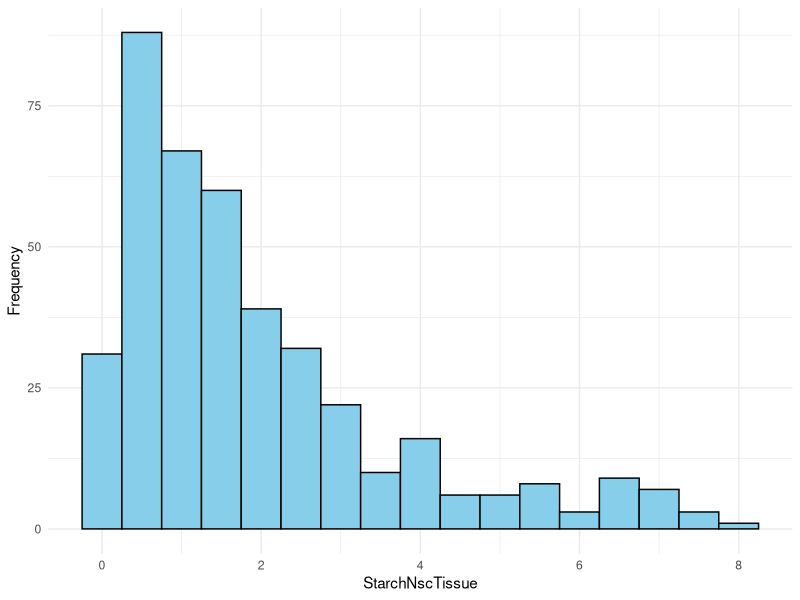
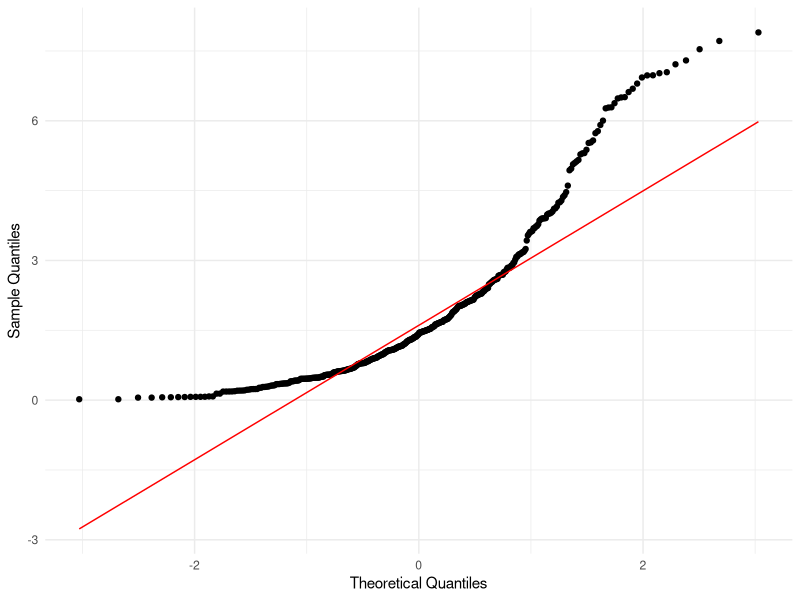
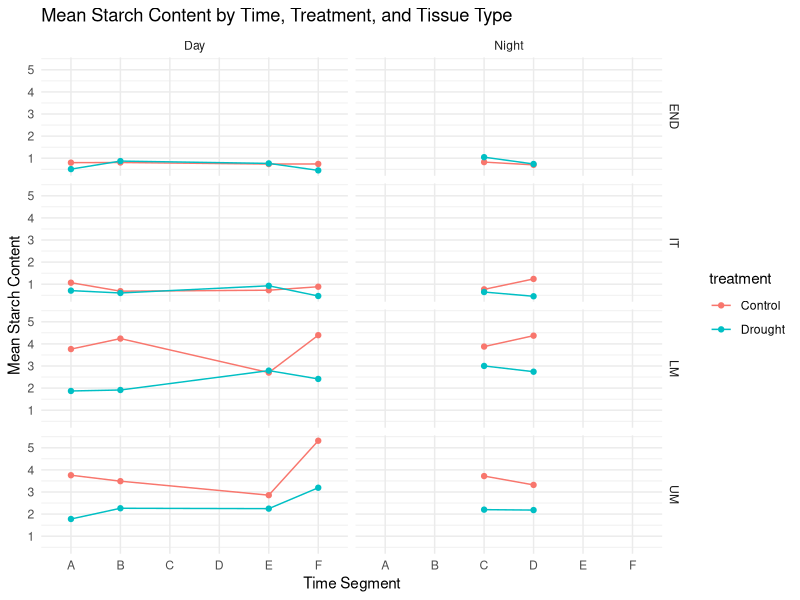
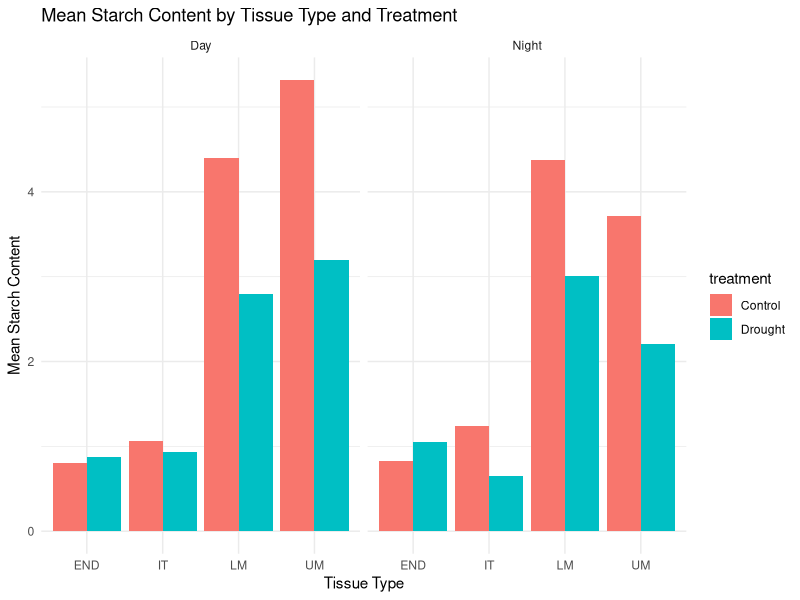
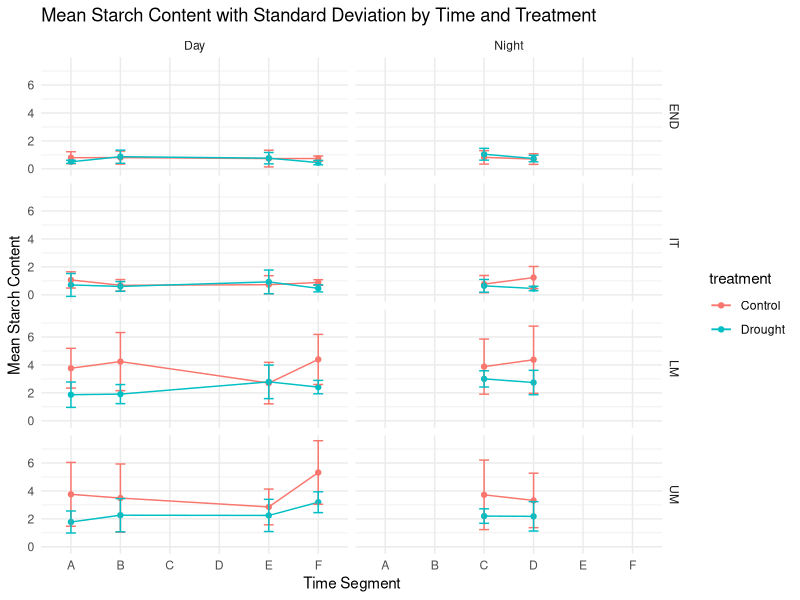
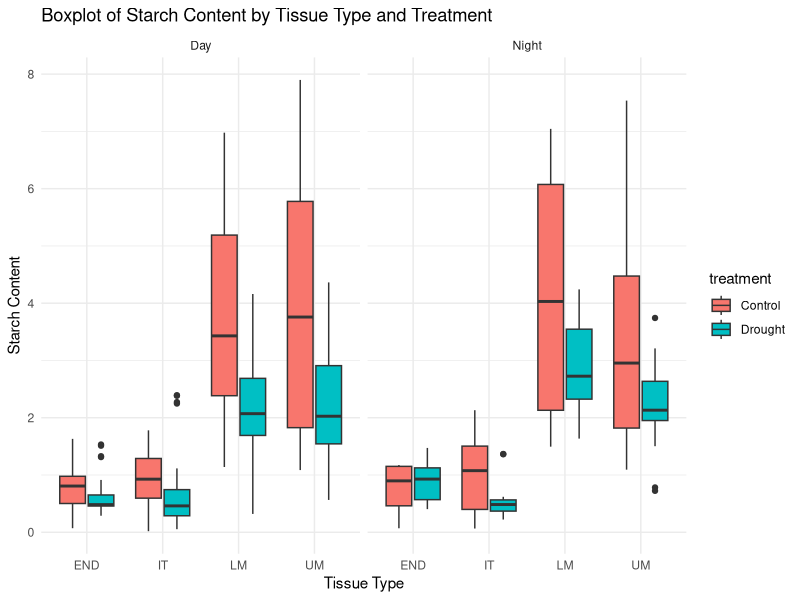
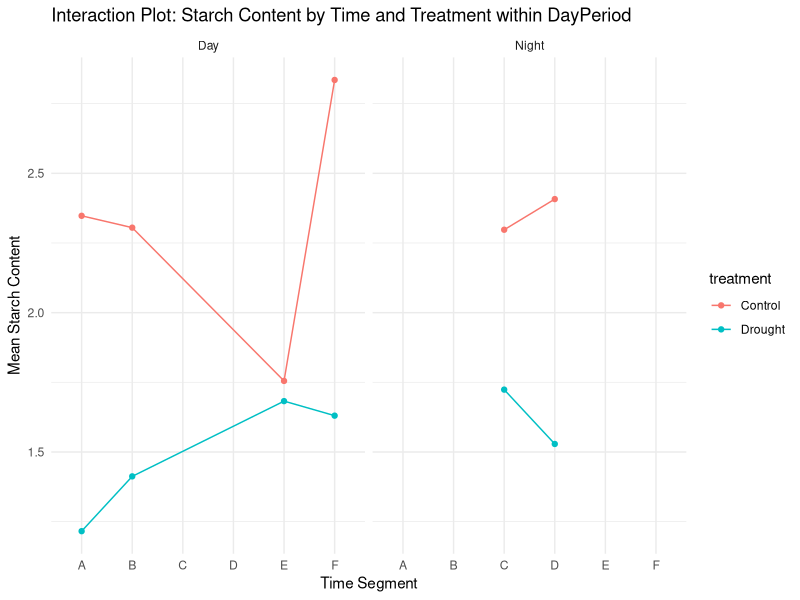

Reproduce these figures in R, in order.
## ---- chunk 1
#| label: data-setup
#| echo: false
#| eval: true
data <- read.csv("data.csv")
## ---- chunk 2
#| label: fig-abbrevstats
#| echo: false
#| eval: true

library(knitr)
library(dplyr)

overall_summary <- data %>%
  summarize(
    Mean = mean(StarchNscTissue, na.rm = TRUE),
    Median = median(StarchNscTissue, na.rm = TRUE),
    SD = sd(StarchNscTissue, na.rm = TRUE),
    Min = min(StarchNscTissue, na.rm = TRUE),
    Max = max(StarchNscTissue, na.rm = TRUE),
    N = n()
  ) %>%
  mutate(Group = "Overall")

# By Location (campagne)
location_summary <- data %>%
  group_by(campagne) %>%
  summarize(
    Mean = mean(StarchNscTissue, na.rm = TRUE),
    Median = median(StarchNscTissue, na.rm = TRUE),
    SD = sd(StarchNscTissue, na.rm = TRUE),
    Min = min(StarchNscTissue, na.rm = TRUE),
    Max = max(StarchNscTissue, na.rm = TRUE),
    N = n()
  ) %>%
  mutate(Group = paste("campagne:", campagne))

# By DayPeriod
dayperiod_summary <- data %>%
  group_by(dayPeriod) %>%
  summarize(
    Mean = mean(StarchNscTissue, na.rm = TRUE),
    Median = median(StarchNscTissue, na.rm = TRUE),
    SD = sd(StarchNscTissue, na.rm = TRUE),
    Min = min(StarchNscTissue, na.rm = TRUE),
    Max = max(StarchNscTissue, na.rm = TRUE),
    N = n()
  ) %>%
  mutate(Group = paste("dayPeriod:", dayPeriod))

# Combine tables
combined_summary <- bind_rows(overall_summary, location_summary, dayperiod_summary) %>%
  arrange(factor(Group, levels = c("Overall", unique(location_summary$Group), unique(dayperiod_summary$Group)))) %>%
  select(Group, N, Mean, Median, SD, Min, Max)

# Display the table
kable(combined_summary, format = "markdown", caption = "Summary statistics of starch content.")
## ---- chunk 3
#| label: fig-normallity
#| echo: false
#| eval: true
#| layout-ncol: 2
#| fig-cap: "Plots used to check normallity assumption."
#| fig-subcap: 
#|  - "Histogram of starch content."
#|  - "Q-Q plot of starch content."
library(ggplot2)

ggplot(data, aes(x = StarchNscTissue)) +
  geom_histogram(binwidth = 0.5, color = "black", fill = "skyblue") +
  labs(
    x = "StarchNscTissue",
    y = "Frequency"
  ) +
  theme_minimal()

ggplot(data, aes(sample = StarchNscTissue)) +
  stat_qq() +
  stat_qq_line(color = "red") +
  labs(
    x = "Theoretical Quantiles",
    y = "Sample Quantiles"
  ) +
  theme_minimal()

## ---- chunk 4
#| label: fig-2-sumstats
#| echo: false
#| fig-cap: "jjj "

data <- read.csv("data.csv")
# Load necessary libraries
library(dplyr)
library(ggplot2)

# Summary statistics for StarchNscTissue by tissue type, treatment, dayPeriod, and time
summary_data <- data %>%
  group_by(tissu, treatment, dayPeriod, time) %>%
  summarize(
    mean_Starch = mean(StarchNscTissue, na.rm = TRUE),
    sd_Starch = sd(StarchNscTissue, na.rm = TRUE),
    median_Starch = median(StarchNscTissue, na.rm = TRUE),
    min_Starch = min(StarchNscTissue, na.rm = TRUE),
    max_Starch = max(StarchNscTissue, na.rm = TRUE),
    n = n()
  )

print(summary_data)

## 1. Line Plot of Mean Starch Content by Time
##This plot shows the trend of mean starch content across time segments for each tissue type and treatment.

ggplot(summary_data, aes(x = time, y = mean_Starch, color = treatment, group = treatment)) +
  geom_line() +
  geom_point() +
  facet_grid(tissu ~ dayPeriod) +
  labs(
    title = "Mean Starch Content by Time, Treatment, and Tissue Type",
    x = "Time Segment",
    y = "Mean Starch Content"
  ) +
  theme_minimal()
##2. Bar Plot of Mean Starch Content by Tissue Type and Treatment
#This bar plot can help compare the mean starch content between treatments for each tissue type, averaged over all time points.

ggplot(summary_data, aes(x = tissu, y = mean_Starch, fill = treatment)) +
  geom_bar(stat = "identity", position = "dodge") +
  facet_wrap(~ dayPeriod) +
  labs(
    title = "Mean Starch Content by Tissue Type and Treatment",
    x = "Tissue Type",
    y = "Mean Starch Content"
  ) +
  theme_minimal()

##3. Error Bar Plot with Mean and Standard Deviation
#An error bar plot provides a visual of mean starch content with variability (standard deviation) across time, separated by tissue and treatment.

ggplot(summary_data, aes(x = time, y = mean_Starch, color = treatment, group = treatment)) +
  geom_line() +
  geom_point() +
  geom_errorbar(aes(ymin = mean_Starch - sd_Starch, ymax = mean_Starch + sd_Starch), width = 0.2) +
  facet_grid(tissu ~ dayPeriod) +
  labs(
    title = "Mean Starch Content with Standard Deviation by Time and Treatment",
    x = "Time Segment",
    y = "Mean Starch Content"
  ) +
  theme_minimal()

##Box_Plot
ggplot(data, aes(x = tissu, y = StarchNscTissue, fill = treatment)) +
  geom_boxplot() +
  facet_wrap(~ dayPeriod) +
  labs(
    title = "Boxplot of Starch Content by Tissue Type and Treatment",
    x = "Tissue Type",
    y = "Starch Content"
  ) +
  theme_minimal()

##Box_Plot with Interaction
ggplot(data, aes(x = time, y = StarchNscTissue, color = treatment, group = treatment)) +
  geom_line(stat = "summary", fun = mean) +
  geom_point(stat = "summary", fun = mean) +
  facet_wrap(~ dayPeriod) +
  labs(
    title = "Interaction Plot: Starch Content by Time and Treatment within DayPeriod",
    x = "Time Segment",
    y = "Mean Starch Content"
  ) +
  theme_minimal()

